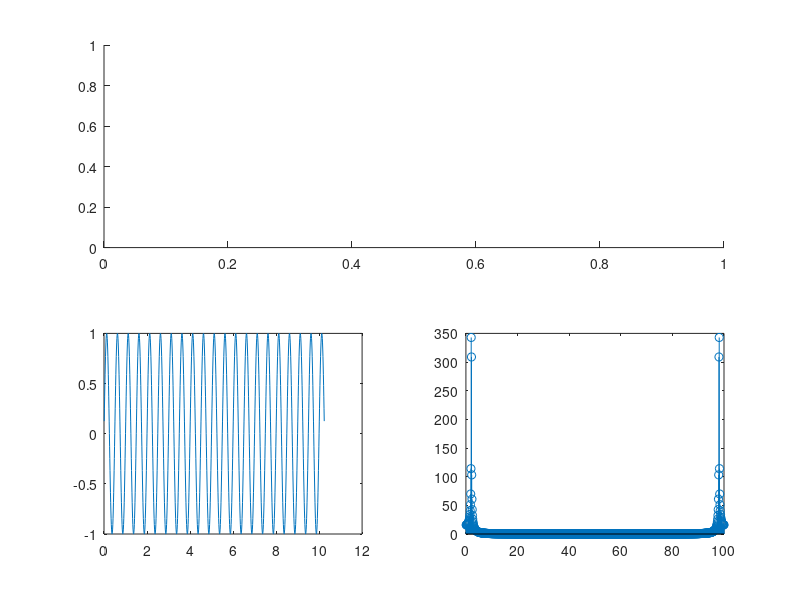

This figure's MATLAB source: (Note: this script raises an error after producing the figure.)
%1
fs = 100; % 大于最大两倍即30Hz即可
N = 1024; % 取2的次幂便于FFT
f1 = 15; f2 = 2;
t = (1:N)/fs; 
x1 = sin(2*pi*f1*t);
x2 = sin(2*pi*f2*t);
F1 = abs(fft(x1)); F1 = F1(1:N); % X按习惯表示x对应生成的循环矩阵
F2 = abs(fft(x2)); F2 = F2(1:N);
fa = (1:N)*fs/N % 模拟频率
% 可以考虑fft加上shift使得图像符合平时习惯
subplot(221)
plot(t, x1)
subplot(222)
stem(fa, F1)
subplot(223)
plot(t, x2)
subplot(224)
stem(fa, F2)

%2
T = .01;
N1 = 100; N2 = 50;
t1 = (1:N1)*T;
t2 = (1:N2)*T;
f1 = 15; f2 = 2;
x1 = sin(2*pi*f1*t1) + sin(2*pi*f2*t1);
x2 = sin(2*pi*f1*t2) + sin(2*pi*f2*t2);
F1 = abs(fft(x1)); F1 = F1(1:N1);
F2 = abs(fft(x2)); F2 = F2(1:N2);
fa1 = (1:N)/(N1*T);
fa2 = (1:N)/(N2*T);

subplot(211)
stem(fa1, F1)
subplot(212)
stem(fa2, F2)
